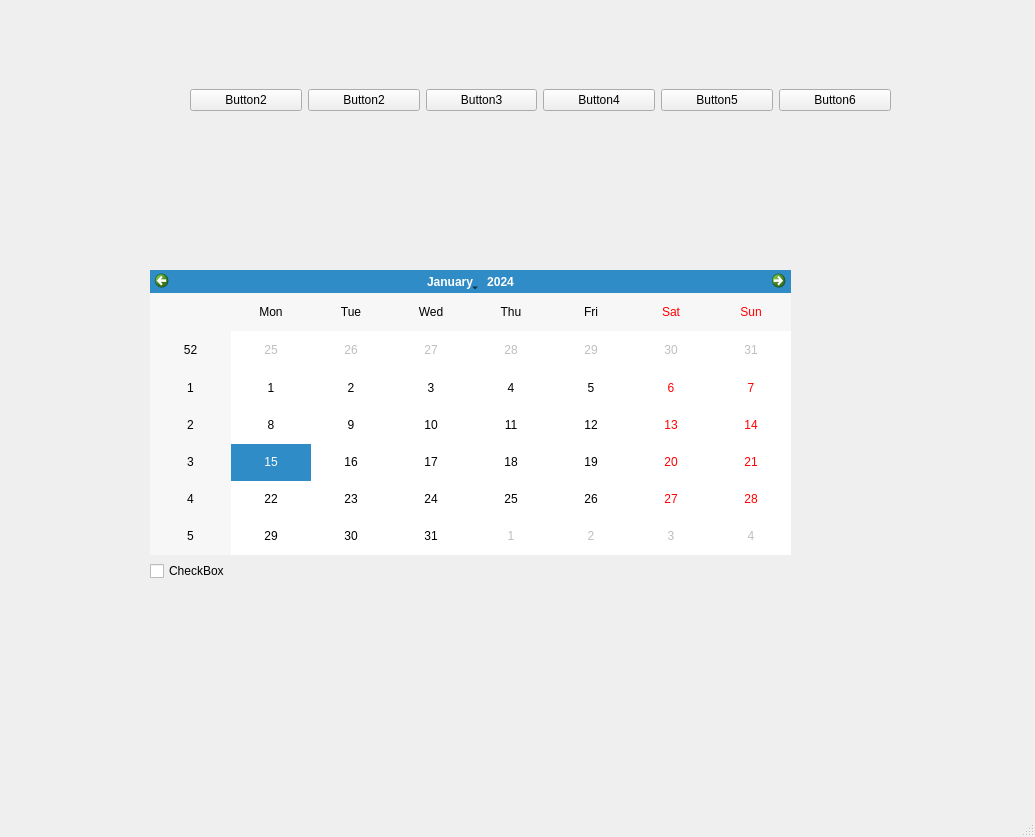
<?xml version="1.0" encoding="UTF-8"?>
<ui version="4.0">
 <class>MainWindow</class>
 <widget class="QMainWindow" name="MainWindow">
  <property name="geometry">
   <rect>
    <x>0</x>
    <y>0</y>
    <width>1035</width>
    <height>837</height>
   </rect>
  </property>
  <property name="windowTitle">
   <string>MainWindow</string>
  </property>
  <widget class="QWidget" name="centralwidget">
   <widget class="QWidget" name="verticalLayoutWidget">
    <property name="geometry">
     <rect>
      <x>150</x>
      <y>270</y>
      <width>641</width>
      <height>311</height>
     </rect>
    </property>
    <layout class="QVBoxLayout" name="verticalLayout">
     <item>
      <widget class="QCalendarWidget" name="calendarWidget"/>
     </item>
     <item>
      <widget class="QCheckBox" name="checkBox">
       <property name="text">
        <string>CheckBox</string>
       </property>
      </widget>
     </item>
    </layout>
   </widget>
   <widget class="QWidget" name="verticalLayoutWidget_2">
    <property name="geometry">
     <rect>
      <x>190</x>
      <y>60</y>
      <width>701</width>
      <height>80</height>
     </rect>
    </property>
    <layout class="QVBoxLayout" name="verticalLayout_2">
     <item>
      <layout class="QHBoxLayout" name="horizontalLayout">
       <item>
        <widget class="QPushButton" name="pushButton">
         <property name="text">
          <string>Button2</string>
         </property>
        </widget>
       </item>
       <item>
        <widget class="QPushButton" name="pushButton_2">
         <property name="text">
          <string>Button2</string>
         </property>
        </widget>
       </item>
       <item>
        <widget class="QPushButton" name="pushButton_3">
         <property name="text">
          <string>Button3</string>
         </property>
        </widget>
       </item>
       <item>
        <widget class="QPushButton" name="pushButton_4">
         <property name="text">
          <string>Button4</string>
         </property>
        </widget>
       </item>
       <item>
        <widget class="QPushButton" name="pushButton_5">
         <property name="text">
          <string>Button5</string>
         </property>
        </widget>
       </item>
       <item>
        <widget class="QPushButton" name="pushButton_6">
         <property name="text">
          <string>Button6</string>
         </property>
        </widget>
       </item>
      </layout>
     </item>
    </layout>
   </widget>
  </widget>
  <widget class="QMenuBar" name="menubar">
   <property name="geometry">
    <rect>
     <x>0</x>
     <y>0</y>
     <width>1035</width>
     <height>26</height>
    </rect>
   </property>
  </widget>
  <widget class="QStatusBar" name="statusbar"/>
 </widget>
 <resources/>
 <connections/>
</ui>
